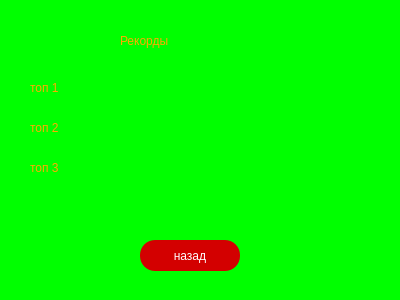
<?xml version="1.0" encoding="UTF-8"?>
<ui version="4.0">
 <class>Form</class>
 <widget class="QWidget" name="Form">
  <property name="geometry">
   <rect>
    <x>0</x>
    <y>0</y>
    <width>400</width>
    <height>300</height>
   </rect>
  </property>
  <property name="windowTitle">
   <string>Form</string>
  </property>
  <property name="styleSheet">
   <string notr="true">background-color: rgb(0, 255, 0);</string>
  </property>
  <widget class="QLabel" name="label">
   <property name="geometry">
    <rect>
     <x>120</x>
     <y>20</y>
     <width>141</width>
     <height>41</height>
    </rect>
   </property>
   <property name="styleSheet">
    <string notr="true">color: rgb(255, 170, 0);
font: 20pt &quot;Arial&quot;;</string>
   </property>
   <property name="text">
    <string>Рекорды</string>
   </property>
  </widget>
  <widget class="QLabel" name="label_2">
   <property name="geometry">
    <rect>
     <x>30</x>
     <y>80</y>
     <width>47</width>
     <height>16</height>
    </rect>
   </property>
   <property name="styleSheet">
    <string notr="true">font: 14pt &quot;Arial&quot;;
color: rgb(255, 170, 0);</string>
   </property>
   <property name="text">
    <string>топ 1</string>
   </property>
  </widget>
  <widget class="QLabel" name="label_3">
   <property name="geometry">
    <rect>
     <x>30</x>
     <y>120</y>
     <width>47</width>
     <height>16</height>
    </rect>
   </property>
   <property name="styleSheet">
    <string notr="true">font: 14pt &quot;Arial&quot;;
color: rgb(255, 170, 0);</string>
   </property>
   <property name="text">
    <string>топ 2</string>
   </property>
  </widget>
  <widget class="QLabel" name="label_4">
   <property name="geometry">
    <rect>
     <x>30</x>
     <y>160</y>
     <width>47</width>
     <height>16</height>
    </rect>
   </property>
   <property name="styleSheet">
    <string notr="true">font: 14pt &quot;Arial&quot;;
color: rgb(255, 170, 0);</string>
   </property>
   <property name="text">
    <string>топ 3</string>
   </property>
  </widget>
  <widget class="QLabel" name="label_5">
   <property name="geometry">
    <rect>
     <x>120</x>
     <y>80</y>
     <width>171</width>
     <height>16</height>
    </rect>
   </property>
   <property name="styleSheet">
    <string notr="true">font: 14pt &quot;Arial&quot;;
color: rgb(255, 170, 0);</string>
   </property>
   <property name="text">
    <string/>
   </property>
  </widget>
  <widget class="QLabel" name="label_6">
   <property name="geometry">
    <rect>
     <x>120</x>
     <y>120</y>
     <width>171</width>
     <height>16</height>
    </rect>
   </property>
   <property name="styleSheet">
    <string notr="true">font: 14pt &quot;Arial&quot;;
color: rgb(255, 170, 0);</string>
   </property>
   <property name="text">
    <string/>
   </property>
  </widget>
  <widget class="QLabel" name="label_7">
   <property name="geometry">
    <rect>
     <x>120</x>
     <y>160</y>
     <width>171</width>
     <height>16</height>
    </rect>
   </property>
   <property name="styleSheet">
    <string notr="true">font: 14pt &quot;Arial&quot;;
color: rgb(255, 170, 0);</string>
   </property>
   <property name="text">
    <string/>
   </property>
  </widget>
  <widget class="QPushButton" name="Button">
   <property name="geometry">
    <rect>
     <x>140</x>
     <y>240</y>
     <width>100</width>
     <height>31</height>
    </rect>
   </property>
   <property name="styleSheet">
    <string notr="true">color: rgb(255, 255, 255);
background-color: rgb(211, 0, 0);
border-radius: 15px;</string>
   </property>
   <property name="text">
    <string>назад</string>
   </property>
  </widget>
 </widget>
 <resources/>
 <connections/>
</ui>
